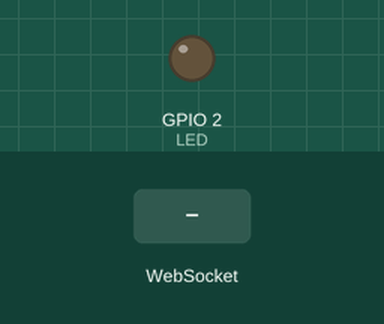
A sketch run on a simulated ESP32. Shown: output pins drawn as LEDs (lit = HIGH). The test bench sets the inputs (shaded band). WiFi joins after 1.5 s; servers stay silent unless stated; what the sketch prints to the serial monitor is not drawn.

Above: at 3.7 s.
3.8 s: WebSocket text "up" received
At 4.8 s:
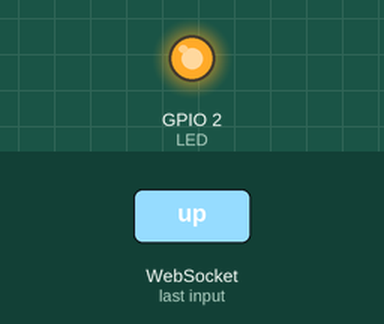
5.3 s: WebSocket text "down" received
At 6.0 s:
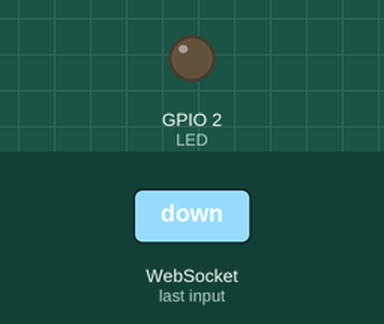
Timing chart, 0 to 8.3 s (numbered marks = the images above; inputs shaded):
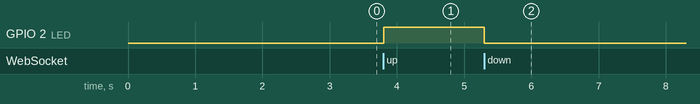

The sketch:

websocket.ino
```cpp
#include <WiFi.h>
#include <WebSocketsClient.h>

// Wi-Fi credentials
const char* ssid = "Device-Northwestern";
const char* server_host = "18.223.203.35";
const uint16_t server_port = 8888;
String msg;
int counter = 0;
#define LED 2

WebSocketsClient webSocket;

void webSocketEvent(WStype_t type, uint8_t * payload, size_t length) {
  switch(type) {
    case WStype_DISCONNECTED:
      Serial.println("[WS] Disconnected");
      break;
    case WStype_CONNECTED:
      Serial.println("[WS] Connected to server");
      webSocket.sendTXT("hello from ESP32");
      break;
    case WStype_TEXT:
      Serial.printf("Received: %s\n", payload);
      msg = (char*)payload;
      // Handle incoming command (e.g., forward, hover)
      Serial.printf("Speed: %d\n", counter);
      if (msg == "up"){
        // counter += 1;
        // analogWrite(LED, counter);
        digitalWrite(LED, HIGH);
      } else if (msg == "down") {
        // counter -= 1;
        // analogWrite(LED, counter);
        digitalWrite(LED, LOW);
      }
      break;
      default:
      break;
  }
}

void setup() {
  Serial.begin(115200);
  delay(1000);

  pinMode(LED, OUTPUT);

  WiFi.mode(WIFI_STA);
  WiFi.begin(ssid);

  Serial.print("Connecting to Wi-Fi");
  while (WiFi.status() != WL_CONNECTED) {
    Serial.print(".");
    delay(500);
  }

  Serial.println("\nConnected to Wi-Fi");
  Serial.print("IP Address: ");
  Serial.println(WiFi.localIP());

  // Setup WebSocket client
  webSocket.begin(server_host, server_port, "/esp32_drone");  // Tornado route
  webSocket.onEvent(webSocketEvent);
  webSocket.setReconnectInterval(5000);  // try every 5 seconds
}

void loop() {
  webSocket.loop();
}
```

Measured:
- after the input at 3.8 s, GPIO 2 (LED): LOW → HIGH at once
- after the input at 5.3 s, GPIO 2 (LED): HIGH → LOW at once
